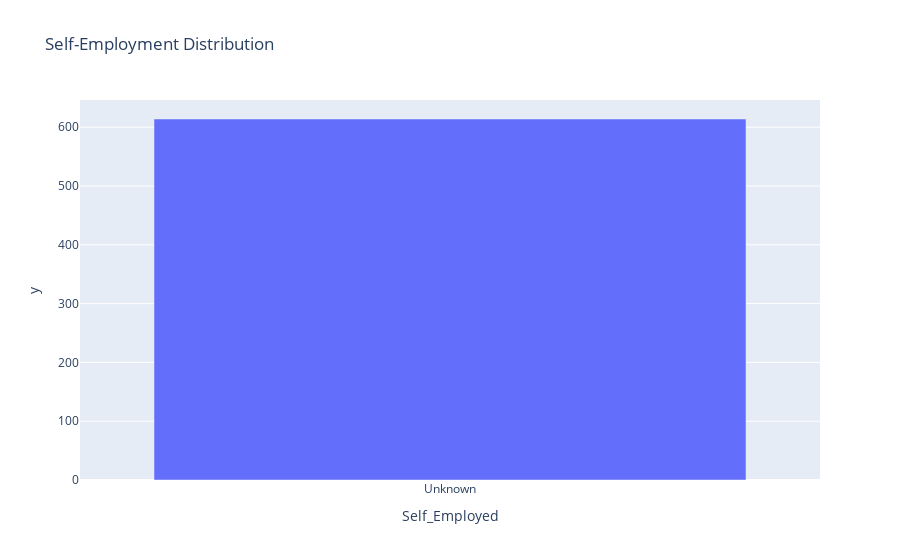

The notebook cell saved with this chart:
### Code cell
self_employed_count = df['Self_Employed'].value_counts()
fig_self_employed = px.bar(self_employed_count, 
                           x=self_employed_count.index, 
                           y=self_employed_count.values, 
                           title='Self-Employment Distribution')
fig_self_employed.show()

### Figure 1 — Plotly figure (JSON) as saved in the notebook; plotly's stock layout.template omitted (floating-point values rounded to 4 significant figures)
{"data": [{"hovertemplate": "Self_Employed=%{x}<br>y=%{y}<extra></extra>", "legendgroup": "", "marker": {"color": "#636efa", "pattern": {"shape": ""}}, "name": "", "orientation": "v", "showlegend": false, "textposition": "auto", "type": "bar", "x": ["Unknown"], "xaxis": "x", "y": [614], "yaxis": "y"}], "layout": {"barmode": "relative", "legend": {"tracegroupgap": 0}, "title": {"text": "Self-Employment Distribution"}, "xaxis": {"anchor": "y", "domain": [0, 1], "title": {"text": "Self_Employed"}}, "yaxis": {"anchor": "x", "domain": [0, 1], "title": {"text": "y"}}}}
